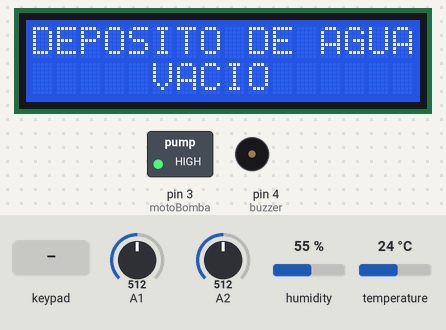
A sketch run on a simulated Arduino Uno, built with avr-gcc and run on an emulated ATmega328P. On the bench: 16×2 character LCD, switched loads named in the sketch (green lamp = pin HIGH), buzzer (waves = sounding, pin HIGH). The inputs (shaded band) are chosen by the test bench; at power-on: A1 = 512, A2 = 512, humidity 55 %, temperature 24 °C. What the sketch prints to the serial monitor is not drawn.

Above: at 4.4 s.
4.5 s: A1 set to 604
10.5 s: A1 set to 631
At 11.2 s:
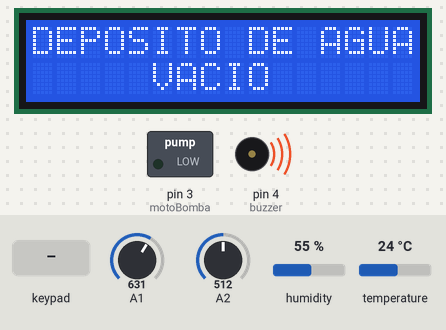
16.5 s: keypad keys 1 3 1 2 1 1 1 0 # pressed 0.4 s apart
At 20.16 s:
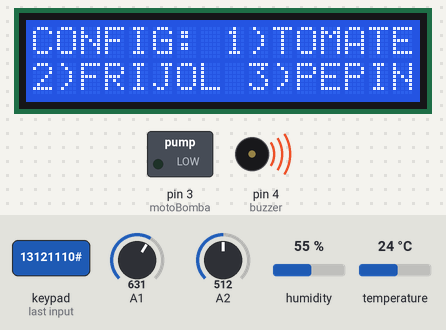
21.6 s: key 'A' pressed
At 22.05 s:
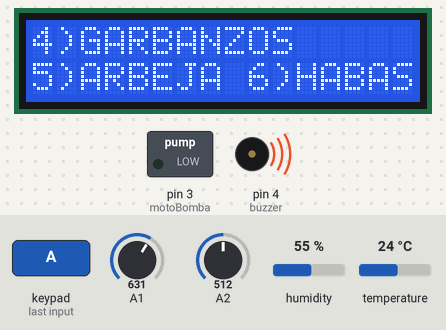
27.6 s: key 'C' pressed
At 28.03 s:
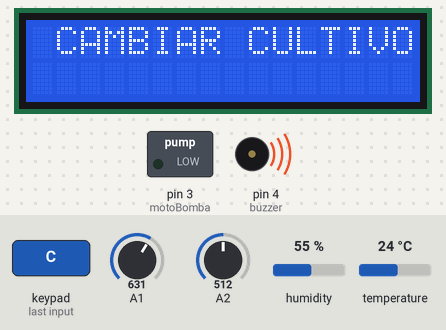
33.6 s: keypad keys 9 8 7 6 * pressed 0.4 s apart
At 38.65 s:
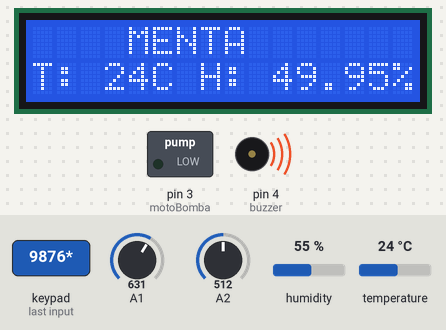
Timing chart, 0 to 86.9 s (numbered marks = the images above; inputs shaded):
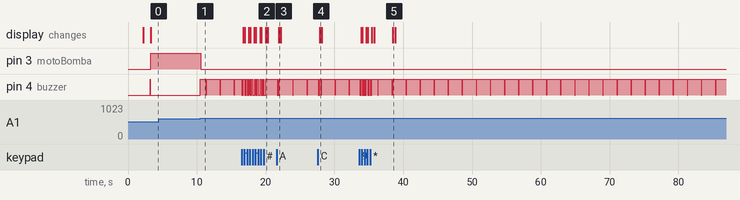

The sketch:

proyecto_final.ino
```cpp
#include <Key.h>
#include <Keypad.h>

#include <Wire.h>
#include <LiquidCrystal_I2C.h>
#include <DHT.h>

#define DHTPIN 5       // Pin al que está conectado el sensor DHT11
#define DHTTYPE DHT11  // Define el tipo de sensor DHT

DHT dht(DHTPIN, DHTTYPE);

int buzzer = 4;

LiquidCrystal_I2C lcd(0x27, 16, 2);
//Linea de comunicacion ideal para pasar datos por el i2c

const int FILAS = 4;
const int COLUMNAS = 4;
char keys[FILAS][COLUMNAS] = {
  { '1', '2', '3', 'A' },
  { '4', '5', '6', 'B' },
  { '7', '8', '9', 'C' },
  { '*', '0', '#', 'D' }
};

byte pinesFilas[FILAS] = { 13, 12, 11, 10 };
byte pinesColumnas[COLUMNAS] = { 9, 8, 7, 6 };
Keypad teclado = Keypad(makeKeymap(keys), pinesFilas, pinesColumnas, FILAS, COLUMNAS);

String entradaUsuario = "";


enum Estado { BIENVENIDA,
              CONFIGURACION,
              OPCIONES,
              ACEPTAR_RECHAZAR };  // Definición de estados
Estado estadoActual = BIENVENIDA;  // Estado inicial
int menuActual = 1;                // Menú actual
int cultivoActual = 1;             //Cultivo actual
int riegoActual = 1;
int cultivoAux = 1;


int temperatura;

int motoBomba = 3;
int humedad = 0;
int humedad2 = 0;
float temperatura1 = 0;
float humedad1 = 0;


unsigned long tiempo;
unsigned long tiempo1;
unsigned long tiempo2;
unsigned long tiempo3;
unsigned long tiempoInicioEncendido = 10000;

bool riegoActivo = false;
bool cultivoMostrado = false;
bool motorEncendido = true;


//Menu de Bienvenida
void mostrarBienvenida() {
  lcd.clear();
  lcd.setCursor(0, 0);
  lcd.print("   BIENVENIDO  ");
  lcd.setCursor(0, 1);
  lcd.print("      JEFE");
  delay(2000);
  lcd.clear();
  lcd.setCursor(0, 0);
  lcd.print("    RIEGO DE  ");
  lcd.setCursor(0, 1);
  lcd.print("     PRUEBA");
  delay(1000);
}

//Configuracion de los eventos cuando se va a cambiar el cultivo
void cambiarCultivo(int cultivo) {

  riegoActivo = true;
  switch (cultivo) {
    case 1:
      lcd.clear();
      lcd.print("1)     TOMATE ");
      lcd.setCursor(0, 1);
      lcd.print("RIEGO 2H T 24");
      tiempo1 = 60000;
      break;
    case 2:
      lcd.clear();
      lcd.print("2) FRIJOL ROJO ");
      lcd.setCursor(0, 1);
      lcd.print("RIEGO 2.5H T 25");
      tiempo1 = 60000;


      break;
    case 3:
      lcd.clear();
      lcd.print("3) PEPINO ");
      lcd.setCursor(0, 1);
      lcd.print("RIEGO 2.5H T 25");
      tiempo1 = 60000;


      break;
    case 4:
      lcd.clear();
      lcd.print("4)   GARBANZOS  ");
      lcd.setCursor(0, 1);
      lcd.print("RIEGO 2.5H T 20");
      tiempo1 = 60000;

      break;
    case 5:
      lcd.clear();
      lcd.print("5)  ARBEJAS ");
      lcd.setCursor(0, 1);
      lcd.print("RIEGO 1.5H T 20");
      tiempo1 = 60000;

      break;
    case 6:
      lcd.clear();
      lcd.print("6)    HABAS");
      lcd.setCursor(0, 1);
      lcd.print("RIEGO 2H T 20 ");
      tiempo1 = 60000;

      break;
    case 7:
      lcd.clear();
      lcd.print("7)  LECHUGA ");
      lcd.setCursor(0, 1);
      lcd.print("RIEGO 2H T 20 ");
      tiempo1 = 60000;

      break;
    case 8:
      lcd.clear();
      lcd.print("8)   PAPAYA ");
      lcd.setCursor(0, 1);
      lcd.print("RIEGO 2H T 25 ");
      tiempo1 = 60000;

      break;
    case 9:
      lcd.clear();
      lcd.print("9)     MENTA ");
      lcd.setCursor(0, 1);
      lcd.print("RIEGO 2H T 24");
      tiempo1 = 60000;
      break;
    case 10:
      lcd.clear();
      lcd.print(" SELECCIONAR EL ");
      lcd.setCursor(0, 1);
      lcd.print("    CULTIVO     ");
      break;
  }
}

//Menu para mostrar los diferentes menus de configuracion
void mostrarMenu(int menu) {
  lcd.clear();

  switch (menu) {
    case 1:
      lcd.print("CONFIG: 1)TOMATE ");
      lcd.setCursor(0, 1);
      lcd.print("2)FRIJOL 3)PEPINO");
      break;
    case 2:
      lcd.print("4)GARBANZOS");
      lcd.setCursor(0, 1);
      lcd.print("5)ARBEJA 6)HABAS");
      break;
    case 3:
      lcd.print("7)LECHUGA");
      lcd.setCursor(0, 1);
      lcd.print("8)PAPAYA 9)MENTA");
      break;
    case 4:
      lcd.print("0)REINICIAR");
      lcd.setCursor(0, 1);
      lcd.print("*)SALIR #CONFIG");
      break;
  }
}
//Menu para mostrar el Cultivo actual
void mostrarCultivo(int temperatura, int humedad_entera, int cultivoActual) {
  lcd.clear();
  switch (cultivoActual) {
    case 1:
      lcd.print("  TOMATE ");
      break;
    case 2:
      lcd.print("FRIJOL NEGRO ");
      break;
    case 3:
      lcd.print("FRIJOL ROJO ");
      break;
    case 4:
      lcd.print("  GARBANZOS ");
      break;
    case 5:
      lcd.setCursor(0, 0);
      lcd.print("  ARBEJA ");
      break;
    case 6:
      lcd.print("    HABAS ");
      break;
    case 7:
      lcd.print("  LECHUGA ");
      break;
    case 8:
      lcd.print("   PAPAYA ");
      break;
    case 9:
      lcd.print("    MENTA ");
      break;
  }
  lcd.setCursor(0, 1);
  lcd.print("T: ");
  lcd.print(temperatura);
  lcd.print("C H: ");
  humedad = humedad - 1023;
  humedad *= -1;
  lcd.print(humedad / 10.23);
  lcd.print("%");
}

void encenderMotoBomba() {
  // Si la humedad es menor o igual a 400, indicar depósito vacío y apagar la motobomba
  if (humedad2 <= 400) {
    digitalWrite(buzzer, HIGH);
    lcd.setCursor(0, 0);
    lcd.print("DEPOSITO DE AGUA  ");
    lcd.setCursor(0, 1);
    lcd.print("     VACIO        ");
    digitalWrite(motoBomba, LOW);
    digitalWrite(buzzer, LOW);

    // Reiniciar el tiempo de inicio de encendido
    tiempoInicioEncendido = 0;
  } else {
    // Si la humedad es mayor o igual a 400 y ha pasado cierto tiempo, encender la motobomba
    if (tiempo - tiempo2 >= tiempo1 && !riegoActivo) {
      tiempo2 = tiempo;
      // Encender la motobomba y registrar el tiempo de inicio de encendido
      digitalWrite(motoBomba, HIGH);
      tiempoInicioEncendido = millis();
      riegoActivo = true;
    }

    // Si han pasado 5 segundos desde el inicio de encendido, apagar la motobomba
    if (millis() - tiempoInicioEncendido >= 5000 && riegoActivo) {
      digitalWrite(motoBomba, LOW);
      tiempoInicioEncendido = 0;
      riegoActivo = false;
    }
  }
}


void setup() {
  //Inicializacion de las variables de entorno
  lcd.init();
  lcd.backlight();
  Serial.begin(9600);
  lcd.begin(16, 2);
  mostrarBienvenida();
  encenderMotoBomba();
  pinMode(motoBomba, OUTPUT);
  pinMode(A1, INPUT);
  pinMode(A2, INPUT);
  pinMode(buzzer, OUTPUT);
  dht.begin();  // Inicializar el sensor DHT11
  tiempo = millis();
  tiempo2 = tiempo;
}

void loop() {
  char TECLA = teclado.getKey();  //Entrada de caracteres por teclado
 encenderMotoBomba();

  tiempo = millis();
  float temperatura = dht.readTemperature();  // Leer la temperatura en grados Celsius

  // Verificar si hubo un error al leer el sensor
  if (isnan(temperatura)) {
    Serial.println("Error al leer del sensor DHT11!");
    return;
  }
  //Humedad
  humedad2 = analogRead(A1);
  humedad = analogRead(A2);

  int humedad_entera = map(humedad, 0, 1023, 0, 100);  // Mapear el valor de humedad de 0 a 1023 a un rango de 0 a 100

  int temperatura_entera = int(temperatura);

  humedad2 = (humedad2 - 1023) * -1;
  Serial.println(humedad2);


  tiempo = millis();


  if (tiempo - tiempo2 >= 10000) {
    tiempo2 = tiempo;
    if (!cultivoMostrado) {  // Verificar si el cultivo ya se ha mostrado
      mostrarCultivo(temperatura, humedad, cultivoActual);
      cultivoMostrado = true;  // Marcar que el cultivo se ha mostrado
    } else if (temperatura1 != temperatura || humedad1 != humedad) {
      temperatura1 = temperatura;
      humedad1 = humedad;
      cultivoMostrado = false;

    }  // Reiniciar la variable para la próxima vez que se alcance el tiempo
  }
  if (TECLA) {


    Serial.print(TECLA);
    entradaUsuario += TECLA;
    delay(200);
    lcd.clear();

    switch (estadoActual) {

      case BIENVENIDA:
        if (TECLA == '#') {
          estadoActual = CONFIGURACION;
          mostrarMenu(menuActual);
        }

        else {

          mostrarCultivo(temperatura, humedad, cultivoActual);
        }
        break;

      case CONFIGURACION:
        // muestra los diferentes menus que hay

        if (TECLA == 'A') {
          menuActual++;
          if (menuActual > 4) {
            menuActual = 1;
          }
          mostrarMenu(menuActual);
        } else if (TECLA == 'B') {
          menuActual--;
          if (menuActual < 1) {
            menuActual = 4;
          }
          mostrarMenu(menuActual);
        } else if (TECLA == 'C') {  // Si se presiona 'C', cambia al estado de OPCIONES

          lcd.clear();
          lcd.print(" CAMBIAR CULTIVO");
          lcd.setCursor(0, 1);
          lcd.print("                ");
          estadoActual = OPCIONES;
        } else if (TECLA == '*') {
          estadoActual = BIENVENIDA;
          mostrarMenu(menuActual);
        }


        break;
      case OPCIONES:


        if (TECLA == 'A') {
          riegoActual++;
          if (riegoActual > 10) {
            riegoActual = 1;
          }
          cambiarCultivo(riegoActual);
        } else if (TECLA == 'B') {
          riegoActual--;
          if (riegoActual < 1) {
            riegoActual = 10;
          }
          cambiarCultivo(riegoActual);
        } else if (TECLA == '*') {
          estadoActual = CONFIGURACION;
          mostrarMenu(menuActual);
        } else if (TECLA >= '1' && TECLA <= '9') {
          cultivoActual = TECLA - '0';

          estadoActual = ACEPTAR_RECHAZAR;

          lcd.clear();
          lcd.print("    ACEPTAR  C  ");
          lcd.setCursor(0, 1);
          lcd.print("    RECHAZAR  D  ");


        } else if (TECLA == '#') {

          estadoActual = CONFIGURACION;
          mostrarMenu(menuActual);

        } else {
          lcd.print("  ERROR   DE    ");
          lcd.setCursor(0, 1);
          lcd.print("     VALIDACION   ");

          estadoActual = BIENVENIDA;
          mostrarMenu(menuActual);
        }
        break;

      case ACEPTAR_RECHAZAR:

        if (TECLA == 'C') {
          mostrarCultivo(temperatura, humedad, cultivoActual);
          cultivoAux = cultivoActual;
        } else if (TECLA == 'D') {

          mostrarCultivo(temperatura, humedad, cultivoAux);
          cultivoActual = cultivoAux;
        } else if (TECLA == '#') {
          estadoActual = CONFIGURACION;
          mostrarMenu(menuActual);
        }


        break;
    }

  }  //cierra el swhich
}
```

Measured:
- the behaviour switches between 622 and 623 on A1 (found by bisection; images 0 and 1)
- after the input at 10.5 s, pin 3 (motoBomba): HIGH → LOW at once; pin 4 (buzzer): LOW → HIGH at once, then repeats every 2.0 s: LOW 0.02 s, HIGH 2.0 s
- after the input at 21.6 s, the display: changes after 0.30 s (image 3)
- after the input at 27.6 s, the display: changes after 0.28 s (image 4)
- after the input at 33.6 s, the display: first changes after 0.30 s (image 5 shows a later state)
